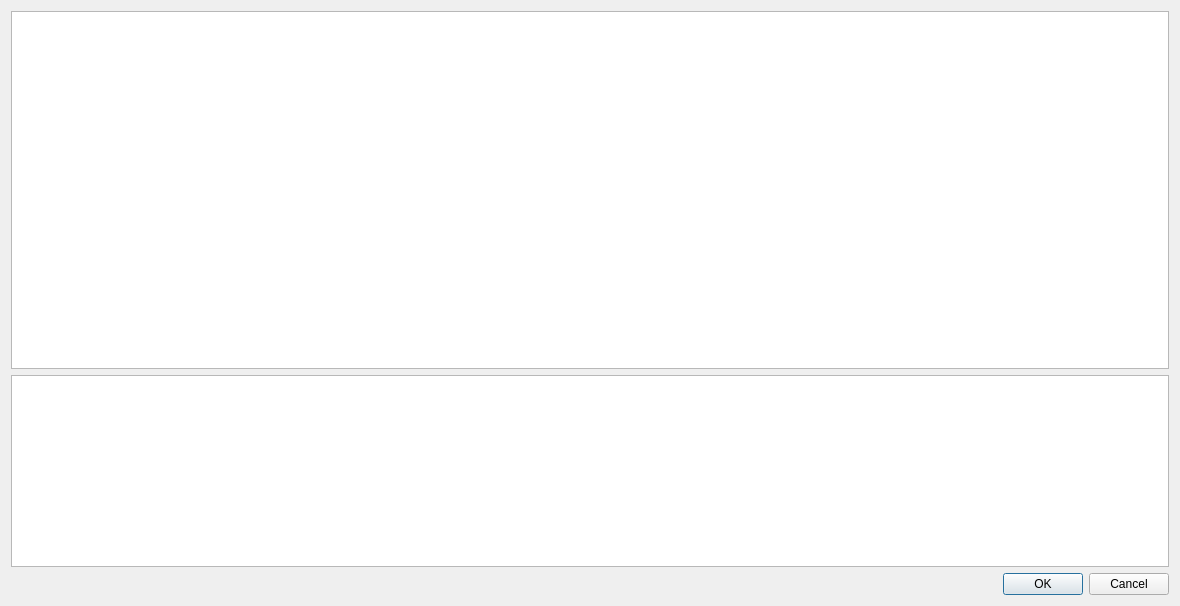
<?xml version="1.0" encoding="UTF-8"?>
<ui version="4.0">
 <class>CommitDialog</class>
 <widget class="QDialog" name="CommitDialog">
  <property name="geometry">
   <rect>
    <x>0</x>
    <y>0</y>
    <width>1180</width>
    <height>606</height>
   </rect>
  </property>
  <property name="windowTitle">
   <string>Git commit</string>
  </property>
  <property name="locale">
   <locale language="English" country="UnitedStates"/>
  </property>
  <layout class="QVBoxLayout" name="verticalLayout" stretch="0,2,0,0">
   <item>
    <layout class="QVBoxLayout" name="changedFilesContainer"/>
   </item>
   <item>
    <widget class="QListView" name="listView"/>
   </item>
   <item>
    <widget class="QPlainTextEdit" name="plainTextEdit"/>
   </item>
   <item>
    <widget class="QDialogButtonBox" name="buttonBox">
     <property name="orientation">
      <enum>Qt::Horizontal</enum>
     </property>
     <property name="standardButtons">
      <set>QDialogButtonBox::Cancel|QDialogButtonBox::Ok</set>
     </property>
    </widget>
   </item>
  </layout>
 </widget>
 <resources/>
 <connections>
  <connection>
   <sender>buttonBox</sender>
   <signal>accepted()</signal>
   <receiver>CommitDialog</receiver>
   <slot>accept()</slot>
   <hints>
    <hint type="sourcelabel">
     <x>248</x>
     <y>254</y>
    </hint>
    <hint type="destinationlabel">
     <x>157</x>
     <y>274</y>
    </hint>
   </hints>
  </connection>
  <connection>
   <sender>buttonBox</sender>
   <signal>rejected()</signal>
   <receiver>CommitDialog</receiver>
   <slot>reject()</slot>
   <hints>
    <hint type="sourcelabel">
     <x>316</x>
     <y>260</y>
    </hint>
    <hint type="destinationlabel">
     <x>286</x>
     <y>274</y>
    </hint>
   </hints>
  </connection>
 </connections>
</ui>
